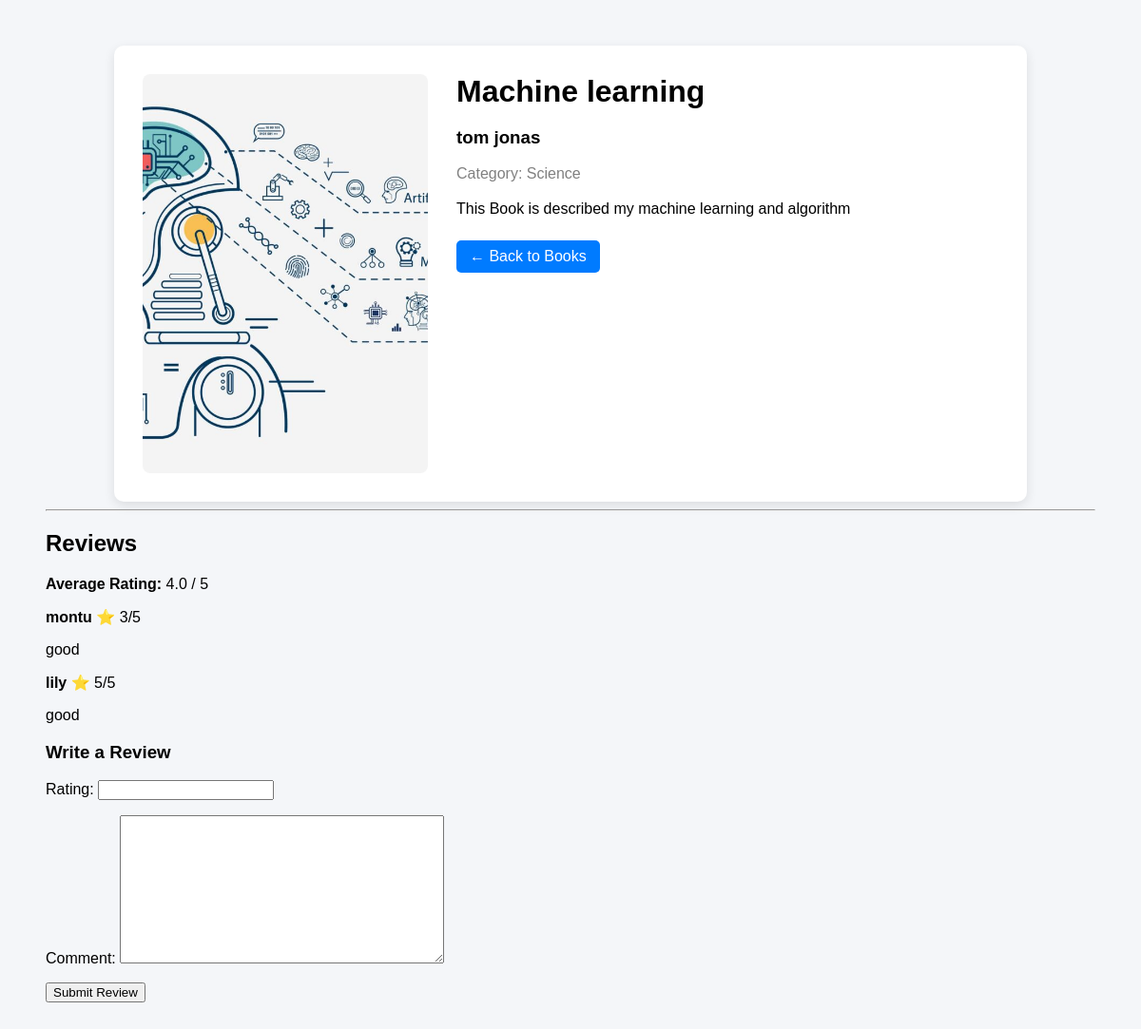
Page /book/1/ (signed in) on the committed database.
### library_app/models.py (models this page shows, shortened)
class Book(models.Model):
    CATEGORY_CHOICES = [
        ('Fiction', 'Fiction'),
        ('Non-Fiction', 'Non-Fiction'),
        ('Science', 'Science'),
        ('Technology', 'Technology'),
        ('History', 'History'),
    ]
    title = models.CharField(max_length=200)
    author = models.CharField(max_length=150)
    category = models.CharField(max_length=50, choices=CATEGORY_CHOICES)
    cover = models.ImageField(upload_to='covers/', null=True, blank=True)
    description = models.TextField()

class Review(models.Model):
    book = models.ForeignKey('Book', on_delete=models.CASCADE, related_name='reviews')
    user = models.ForeignKey(User, on_delete=models.CASCADE)
    rating = models.IntegerField()
    comment = models.TextField()
    created_at = models.DateTimeField(auto_now_add=True)

### library_app/views.py (the view)
# urls.py: path('book/<int:id>/', views.book_detail, name='book_detail'),
def book_detail(request, id):
    book = get_object_or_404(Book, id=id)
    reviews = book.reviews.all().order_by('-created_at')
    avg_rating = reviews.aggregate(Avg('rating'))['rating__avg']
    form = ReviewForm()
    return render(request, 'library_app/book_details.html', {
        'book': book,
        'reviews': reviews,
        'avg_rating': avg_rating,
        'form': form
    })

### library_app/forms.py
class ReviewForm(forms.ModelForm):
    class Meta:
        model = Review
        fields = ['rating', 'comment']

### library_app/templates/library_app/book_details.html (shortened to what this page needs)
<!DOCTYPE html>
<html>
<head>
</head>
<body>
<div class="container">
    {% if book.cover %}
        <img src="{{ book.cover.url }}">
    {% else %}
        <img src="https://via.placeholder.com/300x400">
    {% endif %}
    <div class="info">
        <h1>{{ book.title }}</h1>
        <h3>{{ book.author }}</h3>
        <div class="category">Category: {{ book.category }}</div>
        <div class="desc">
            {{ book.description }}
        </div>
        <a href="{% url 'all_books' %}" class="back">← Back to Books</a>
    </div>
</div>
<hr>
<h2>Reviews</h2>
{% if avg_rating %}
<p><strong>Average Rating:</strong> {{ avg_rating|floatformat:1 }} / 5</p>
{% endif %}
{% for review in reviews %}
<div class="review-card">
    <strong>{{ review.user.username }}</strong>
    <span>⭐ {{ review.rating }}/5</span>
    <p>{{ review.comment }}</p>
</div>
{% empty %}
<p>No reviews yet.</p>
{% endfor %}
{% if user.is_authenticated %}
<h3>Write a Review</h3>
<form method="post" action="{% url 'add_review' book.id %}">
    {{ form.as_p }}
    <button type="submit" class="details-btn">Submit Review</button>
</form>
{% else %}
<p>Please login to review this book.</p>
{% endif %}
</body>
</html>

### library_app/templates/library_app/book_details.html (style rules this page uses)
body { font-family: Arial, sans-serif; background:#f4f6f9; padding:40px; }
.container { max-width:900px; margin:auto; background:white; padding:30px; border-radius:10px; box-shadow:0 4px 12px rgba(0,0,0,0.1); display:flex; gap:30px; }
img { width:300px; height:420px; object-fit:cover; border-radius:8px; }
.info h1 { margin:0; }
.category { color:gray; margin:10px 0; }
.desc { margin-top:15px; line-height:1.6; }
.back { display:inline-block; margin-top:20px; text-decoration:none; color:white; background:#007bff; padding:8px 14px; border-radius:5px; }

### rows in the picture
Book: cover (picture), title "Machine learning", author "tom jonas", category "Science", description "This Book is described my machine learning and algorithm"
Review: user.username "montu", rating "3", comment "good"
Review: user.username "lily", rating "5", comment "good"

### other values in the picture
{{ avg_rating|floatformat:1 }} "4.0"
